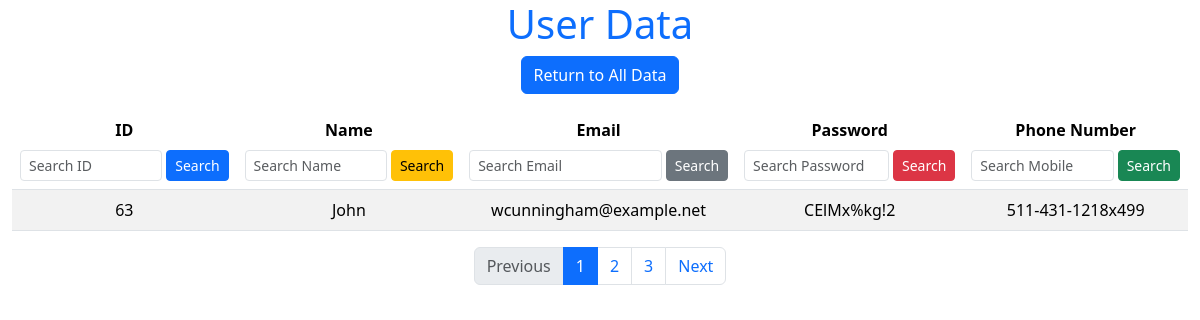
Screenshot of /user/?id=63 with the database file from the repository.
### models.py (models this page shows, shortened)
class User(db.Model):
    id = db.Column(db.Integer, primary_key=True)
    name = db.Column(db.String(60) )
    email = db.Column(db.String(60))
    password = db.Column(db.String(500))
    mobile_number = db.Column(db.String(300))
    create_at = db.Column(
        db.TIMESTAMP,
        default=datetime.utcnow,
        nullable=False
      )

### main.py (the view, shortened to what this page needs)
@app.route('/user/', methods=['GET', 'POST'])
def get_all_users():
    print(">>>>> incoming query param ", request.args)
    if request.method == 'GET':
        try:
            order_by = request.args.get('order_by', None)
            page = request.args.get('page', 1, type=int)
            person_id = request.args.get('id')
            keyword = request.args.get('name')
            email = request.args.get('email')
            password = request.args.get('password')
            mobile_number = request.args.get('mobile')
            search_results = None
            if person_id:
                search_results = User.query.filter(User.id.startswith(person_id)).all()
            elif keyword:
                search_results = User.query.filter(User.name.startswith(keyword)).all()
            elif email:
                search_results = User.query.filter(User.email.contains(email)).all()
            elif password:
                search_results = User.query.filter(Usr.password.contains(password)).all()
            elif mobile_number:
                search_results = User.query.filter(User.mobile_number.contains(mobile_number)).all()
            if order_by:
                if order_by[0] == "-":
                    order_by = order_by[1:]
                    pagination = User.query.order_by(desc(order_by.lower())).paginate(page=page, per_page=50, error_out=False)
                else:
                    pagination = User.query.order_by(order_by.lower()).paginate(page=page, per_page=50, error_out=False)
            else:
                pagination = User.query.paginate(page=page, per_page=50, error_out=False)
            current_user_Data = pagination.items
            print("Pagination items:", current_user_Data)
            return render_template('user.html', pagination=pagination, current_user_Data=current_user_Data, search_results=search_results)
        except:
                return  jsonify({"status": 500, "message": "Server error"})

### templates/user.html (shortened to what this page needs)
{% extends "base.html" %}
{% block content %}
<div class="container-fluid">
    <h1 class="text-center text-primary fs-1">User Data</h1>
    {% if search_results %}
    <div class="text-center mb-3">
        <a href="/user/" class="btn btn-primary">Return to All Data</a>
    </div>
    {% endif %}
    <table class="table table-striped table-hover">
        <thead>
            <tr class="fw-bold text-center">
                <th scope="col">
                    ID
                    <form action="/user" method="GET" class="d-flex justify-content-center mt-2">
                        <input type="text" class="form-control form-control-sm w-75" name="id" placeholder="Search ID">
                        <button type="submit" class="btn btn-sm btn-primary ms-1">Search</button>
                    </form>
                </th>
                <th scope="col">
                    Name
                    <form action="/user" method="GET" class="d-flex justify-content-center mt-2">
                        <input type="text" class="form-control form-control-sm w-75" name="name"
                            placeholder="Search Name">
                        <button type="submit" class="btn btn-sm btn-warning ms-1">Search</button>
                    </form>
                </th>
                <th scope="col">
                    Email
                    <form action="/user" method="GET" class="d-flex justify-content-center mt-2">
                        <input type="text" class="form-control form-control-sm w-75" name="email"
                            placeholder="Search Email">
                        <button type="submit" class="btn btn-sm btn-secondary ms-1">Search</button>
                    </form>
                </th>
                <th scope="col">
                    Password
                    <form action="/user" method="GET" class="d-flex justify-content-center mt-2">
                        <input type="text" class="form-control form-control-sm w-75" name="password"
                            placeholder="Search Password">
                        <button type="submit" class="btn btn-sm btn-danger ms-1">Search</button>
                    </form>
                </th>
                <th scope="col">
                    Phone Number
                    <form action="/user" method="GET" class="d-flex justify-content-center mt-2">
                        <input type="text" class="form-control form-control-sm w-75" name="mobile"
                            placeholder="Search Mobile">
                        <button type="submit" class="btn btn-sm btn-success ms-1">Search</button>
                    </form>
                </th>
            </tr>
        </thead>
        <tbody>
            {% if search_results %}
            {% for result in search_results %}
            <tr class="text-center">
                <td>{{ result.id }}</td>
                <td>{{ result.name }}</td>
                <td>{{ result.email }}</td>
                <td>{{ result.password }}</td>
                <td>{{ result.mobile_number }}</td>
            </tr>
            {% endfor %}
            {% endif %}
        </tbody>
    </table>
    {% if pagination %}
    <nav aria-label="Page navigation">
        <ul class="pagination justify-content-center">
            {% if pagination.has_prev %}
            <li class="page-item">
                <a class="page-link" href="/user?page={{ pagination.prev_num }}">Previous</a>
            </li>
            {% else %}
            <li class="page-item disabled">
                <span class="page-link">Previous</span>
            </li>
            {% endif %}
            {% for page_num in pagination.iter_pages() %}
            {% if page_num %}
            {% if page_num != pagination.page %}
            <li class="page-item">
                <a class="page-link" href="/user?page={{ page_num }}">{{ page_num }}</a>
            </li>
            {% else %}
            <li class="page-item active" aria-current="page">
                <span class="page-link">{{ page_num }}</span>
            </li>
            {% endif %}
            {% else %}
            <li class="page-item disabled">
                <span class="page-link">...</span>
            </li>
            {% endif %}
            {% endfor %}
            {% if pagination.has_next %}
            <li class="page-item">
                <a class="page-link" href="/user?page={{ pagination.next_num }}">Next</a>
            </li>
            {% else %}
            <li class="page-item disabled">
                <span class="page-link">Next</span>
            </li>
            {% endif %}
        </ul>
    </nav>
    {% endif %}
</div>
{% endblock %}

### rows the page displays
User: id "63", name "John", email "wcunningham@example.net", password "CElMx%kg!2", mobile_number "511-431-1218x499"

### other values shown
{{ page_num }} "1"
{{ page_num }} "2" "3"
